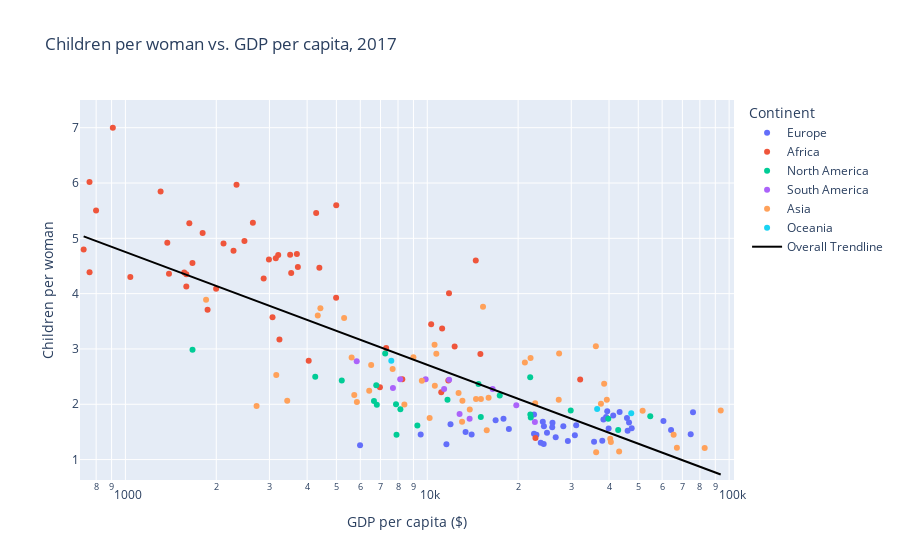

Write notebook code for a chart like this one.
### Markdown cell above
### 2. Children per women vs. GDP per capita
**_Is the number of children per women positively correlated to the GDP per capita ?_** <br>
No, the trendline has a negative slope, which implies that the number of children per women is negatively correlated to the GDP per capita. The highest numbers of children per woman are observed in the upper left corner on Figure X, where the GDP per capita is lower than the median (\\$11,815). The predominant color of the dots is red, indicating that the countries with the most children per woman are located in Africa.

### Code cell
#Plot children per women vs. GDP per capita
plotFigure(GDPperCapita('children-per-woman-by-gdp-per-capita.csv',
          'Output-side real GDP per capita (gdppc_o) (PWT 9.1 (2019))',
          'Estimates, 1950 - 2020: Annually interpolated demographic indicators - Total fertility (live births per woman)',
          'Children per woman vs. GDP per capita'), 'GDP per capita ($)', 
           'Children per woman', 'Children per woman vs. GDP per capita', 20, pow(10,4), 0.5, 0.5, 7)

### Figure 1 — Plotly figure (JSON) as saved in the notebook; plotly's stock layout.template omitted (floating-point values rounded to 4 significant figures; data arrays with more than 128 entries replaced by an {"elided": "..."} marker saying what was removed)
{"data": [{"customdata": [["Albania"], ["Austria"], ["Belarus"], ["Belgium"], ["Bosnia and Herzegovina"], ["Bulgaria"], ["Croatia"], ["Cyprus"], ["Czechia"], ["Denmark"], ["Estonia"], ["Finland"], ["France"], ["Germany"], ["Greece"], ["Hungary"], ["Iceland"], ["Ireland"], ["Italy"], ["Latvia"], ["Lithuania"], ["Luxembourg"], ["Malta"], ["Moldova"], ["Montenegro"], ["Netherlands"], ["North Macedonia"], ["Norway"], ["Poland"], ["Portugal"], ["Romania"], ["Russia"], ["Serbia"], ["Slovakia"], ["Slovenia"], ["Spain"], ["Sweden"], ["Switzerland"], ["Ukraine"], ["United Kingdom"]], "hovertemplate": "Continent=Europe<br>GDP per capita ($)=%{x}<br>Children per woman=%{y}<br>Entity=%{customdata[0]}<extra></extra>", "legendgroup": "Europe", "marker": {"color": "#636efa", "symbol": "circle"}, "mode": "markers", "name": "Europe", "orientation": "v", "showlegend": true, "type": "scatter", "x": [11940.0, 46100.0, 16840.0, 38340.0, 11570.0, 18640.0, 23000.0, 29230.0, 31140.0, 45880.0, 25940.0, 39890.0, 39460.0, 47556, 23770.0, 22570.0, 41310.0, 75920.0, 38000.0, 24140.0, 25990.0, 74610.0, 30830.0, 5989.0, 17890.0, 46600.0, 13400.0, 60590.0, 26640.0, 24310.0, 24350.0, 22580.0, 14030.0, 24920.0, 28230.0, 35700.0, 43380.0, 64220.0, 9512.0, 39130.0], "xaxis": "x", "y": [1.638, 1.52, 1.712, 1.723, 1.276, 1.552, 1.449, 1.337, 1.619, 1.75, 1.585, 1.56, 1.873, 1.565, 1.303, 1.467, 1.795, 1.858, 1.341, 1.682, 1.668, 1.459, 1.442, 1.259, 1.738, 1.671, 1.501, 1.697, 1.405, 1.283, 1.603, 1.814, 1.453, 1.487, 1.604, 1.323, 1.859, 1.537, 1.455, 1.769], "yaxis": "y"}, {"customdata": [["Algeria"], ["Angola"], ["Benin"], ["Botswana"], ["Burkina Faso"], ["Burundi"], ["Cameroon"], ["Cape Verde"], ["Central African Republic"], ["Chad"], ["Comoros"], ["Congo"], ["Cote d'Ivoire"], ["Democratic Republic of Congo"], ["Djibouti"], ["Egypt"], ["Equatorial Guinea"], ["Eswatini"], ["Ethiopia"], ["Gabon"], ["Gambia"], ["Ghana"], ["Guinea"], ["Guinea-Bissau"], ["Kenya"], ["Lesotho"], ["Liberia"], ["Madagascar"], ["Malawi"], ["Mali"], ["Mauritania"], ["Mauritius"], ["Morocco"], ["Mozambique"], ["Namibia"], ["Niger"], ["Nigeria"], ["Rwanda"], ["Sao Tome and Principe"], ["Senegal"], ["Seychelles"], ["Sierra Leone"], ["South Africa"], ["Sudan"], ["Tanzania"], ["Togo"], ["Tunisia"], ["Uganda"], ["Zambia"], ["Zimbabwe"]], "hovertemplate": "Continent=Africa<br>GDP per capita ($)=%{x}<br>Children per woman=%{y}<br>Entity=%{customdata[0]}<extra></extra>", "legendgroup": "Africa", "marker": {"color": "#EF553B", "symbol": "circle"}, "mode": "markers", "name": "Africa", "orientation": "v", "showlegend": true, "type": "scatter", "x": [12320.0, 4994.0, 2114.0, 15000.0, 1628.0, 799.6, 3149.0, 6969.0, 727.3, 1308.0, 2871.0, 3727.0, 3514.0, 760.5, 4048.0, 11200.0, 14480.0, 7309.0, 1591.0, 11800.0, 2644.0, 4989.0, 2282.0, 1668.0, 3072.0, 3239.0, 760.7, 1592.0, 1038.0, 2334.0, 2989.0, 22830.0, 8266.0, 1377.0, 10300.0, 908.6, 4285.0, 1998.0, 3542.0, 3208.0, 32100.0, 1394.0, 11740.0, 4391.0, 2479.0, 1566.0, 11130.0, 1802.0, 3699.0, 1872.0], "xaxis": "x", "y": [3.045, 5.6, 4.906, 2.91, 5.271, 5.502, 4.639, 2.309, 4.796, 5.846, 4.275, 4.482, 4.704, 6.017, 2.785, 3.37, 4.599, 3.018, 4.35, 4.008, 5.281, 3.926, 4.777, 4.553, 3.572, 3.171, 4.387, 4.13, 4.302, 5.968, 4.619, 1.391, 2.451, 4.922, 3.447, 7.001, 5.457, 4.088, 4.374, 4.697, 2.45, 4.359, 2.43, 4.469, 4.953, 4.384, 2.219, 5.095, 4.718, 3.707], "yaxis": "y"}, {"customdata": [["Antigua and Barbuda"], ["Aruba"], ["Bahamas"], ["Barbados"], ["Belize"], ["Canada"], ["Costa Rica"], ["Curacao"], ["Dominican Republic"], ["El Salvador"], ["Grenada"], ["Guatemala"], ["Haiti"], ["Honduras"], ["Jamaica"], ["Mexico"], ["Nicaragua"], ["Panama"], ["Saint Lucia"], ["Saint Vincent and the Grenadines"], ["Trinidad and Tobago"], ["United States"]], "hovertemplate": "Continent=North America<br>GDP per capita ($)=%{x}<br>Children per woman=%{y}<br>Entity=%{customdata[0]}<extra></extra>", "legendgroup": "North America", "marker": {"color": "#00cc96", "symbol": "circle"}, "mode": "markers", "name": "North America", "orientation": "v", "showlegend": true, "type": "scatter", "x": [7880.0, 29870.0, 22030.0, 9273.0, 6777.0, 42910.0, 15040.0, 21950.0, 14780.0, 6660.0, 11670.0, 7256.0, 1669.0, 4255.0, 6805.0, 17380.0, 5210.0, 21930.0, 7909.0, 8146.0, 39780.0, 54790.0], "xaxis": "x", "y": [1.999, 1.886, 1.762, 1.615, 2.346, 1.534, 1.772, 1.813, 2.367, 2.059, 2.083, 2.92, 2.986, 2.496, 1.993, 2.157, 2.43, 2.487, 1.448, 1.911, 1.739, 1.782], "yaxis": "y"}, {"customdata": [["Argentina"], ["Bolivia"], ["Brazil"], ["Chile"], ["Colombia"], ["Ecuador"], ["Paraguay"], ["Peru"], ["Suriname"], ["Uruguay"], ["Venezuela"]], "hovertemplate": "Continent=South America<br>GDP per capita ($)=%{x}<br>Children per woman=%{y}<br>Entity=%{customdata[0]}<extra></extra>", "legendgroup": "South America", "marker": {"color": "#ab63fa", "symbol": "circle"}, "mode": "markers", "name": "South America", "orientation": "v", "showlegend": true, "type": "scatter", "x": [16470.0, 5838.0, 13810.0, 22730.0, 12800.0, 9880.0, 8135.0, 11370.0, 11820.0, 19720.0, 7697.0], "xaxis": "x", "y": [2.275, 2.777, 1.739, 1.678, 1.825, 2.451, 2.453, 2.275, 2.443, 1.983, 2.294], "yaxis": "y"}, {"customdata": [["Armenia"], ["Azerbaijan"], ["Bahrain"], ["Bangladesh"], ["Bhutan"], ["Brunei"], ["Cambodia"], ["China"], ["Georgia"], ["Hong Kong"], ["India"], ["Indonesia"], ["Iran"], ["Iraq"], ["Israel"], ["Japan"], ["Jordan"], ["Kazakhstan"], ["Kuwait"], ["Kyrgyzstan"], ["Laos"], ["Lebanon"], ["Macao"], ["Malaysia"], ["Maldives"], ["Mongolia"], ["Myanmar"], ["Nepal"], ["Oman"], ["Pakistan"], ["Palestine"], ["Philippines"], ["Qatar"], ["Saudi Arabia"], ["Singapore"], ["South Korea"], ["Sri Lanka"], ["Syria"], ["Taiwan"], ["Tajikistan"], ["Thailand"], ["Turkey"], ["Turkmenistan"], ["United Arab Emirates"], ["Uzbekistan"], ["Vietnam"], ["Yemen"]], "hovertemplate": "Continent=Asia<br>GDP per capita ($)=%{x}<br>Children per woman=%{y}<br>Entity=%{customdata[0]}<extra></extra>", "legendgroup": "Asia", "marker": {"color": "#FFA15A", "symbol": "circle"}, "mode": "markers", "name": "Asia", "orientation": "v", "showlegend": true, "type": "scatter", "x": [10180.0, 14500.0, 37620.0, 3436.0, 8397.0, 51700.0, 3161.0, 13040.0, 13080.0, 40580.0, 6422.0, 10590.0, 15960.0, 15300.0, 36190.0, 40370.0, 8997.0, 21050.0, 39340.0, 10570.0, 6518.0, 15060.0, 83000.0, 22780.0, 13830.0, 10720.0, 5730.0, 2720.0, 27340.0, 5303.0, 4425.0, 7679.0, 93790.0, 38550.0, 67140.0, 36260.0, 12700.0, 5616.0, 43210.0, 4338.0, 15740.0, 27260.0, 21990.0, 65500.0, 9595.0, 5846.0, 1850.0], "xaxis": "x", "y": [1.75, 2.097, 2.01, 2.062, 1.994, 1.881, 2.53, 1.683, 2.062, 1.317, 2.243, 2.336, 2.116, 3.762, 3.05, 1.378, 2.849, 2.755, 2.083, 3.074, 2.709, 2.097, 1.211, 2.019, 1.906, 2.914, 2.168, 1.967, 2.92, 3.562, 3.738, 2.64, 1.886, 2.373, 1.212, 1.131, 2.206, 2.847, 1.147, 3.606, 1.532, 2.081, 2.836, 1.448, 2.425, 2.042, 3.89], "yaxis": "y"}, {"customdata": [["Australia"], ["Fiji"], ["New Zealand"]], "hovertemplate": "Continent=Oceania<br>GDP per capita ($)=%{x}<br>Children per woman=%{y}<br>Entity=%{customdata[0]}<extra></extra>", "legendgroup": "Oceania", "marker": {"color": "#19d3f3", "symbol": "circle"}, "mode": "markers", "name": "Oceania", "orientation": "v", "showlegend": true, "type": "scatter", "x": [47390.0, 7601.0, 36540.0], "xaxis": "x", "y": [1.836, 2.788, 1.915], "yaxis": "y"}, {"hovertemplate": "<b>OLS trendline</b><br>Estimates, 1950 - 2020: Annually interpolated demographic indicators - Total fertility (live births per woman) = -2.0394 * log10(Output-side real GDP per capita (gdppc_o) (PWT 9.1 (2019))) + 10.8707<br>R<sup>2</sup>=0.633016<br><br>GDP per capita ($)=%{x}<br>Children per woman=%{y} <b>(trend)</b><extra></extra>", "legendgroup": "Overall Trendline", "line": {"color": "black"}, "mode": "lines", "name": "Overall Trendline", "showlegend": true, "type": "scatter", "x": {"elided": "173 float values"}, "xaxis": "x", "y": {"elided": "173 float values"}, "yaxis": "y"}], "layout": {"legend": {"title": {"text": "Continent"}, "tracegroupgap": 0}, "title": {"text": "Children per woman vs. GDP per capita, 2017"}, "xaxis": {"anchor": "y", "domain": [0, 1], "range": [2.85, 5.016], "title": {"text": "GDP per capita ($)"}, "type": "log"}, "yaxis": {"anchor": "x", "domain": [0, 1], "range": [0.631, 7.501], "title": {"text": "Children per woman"}}}}
